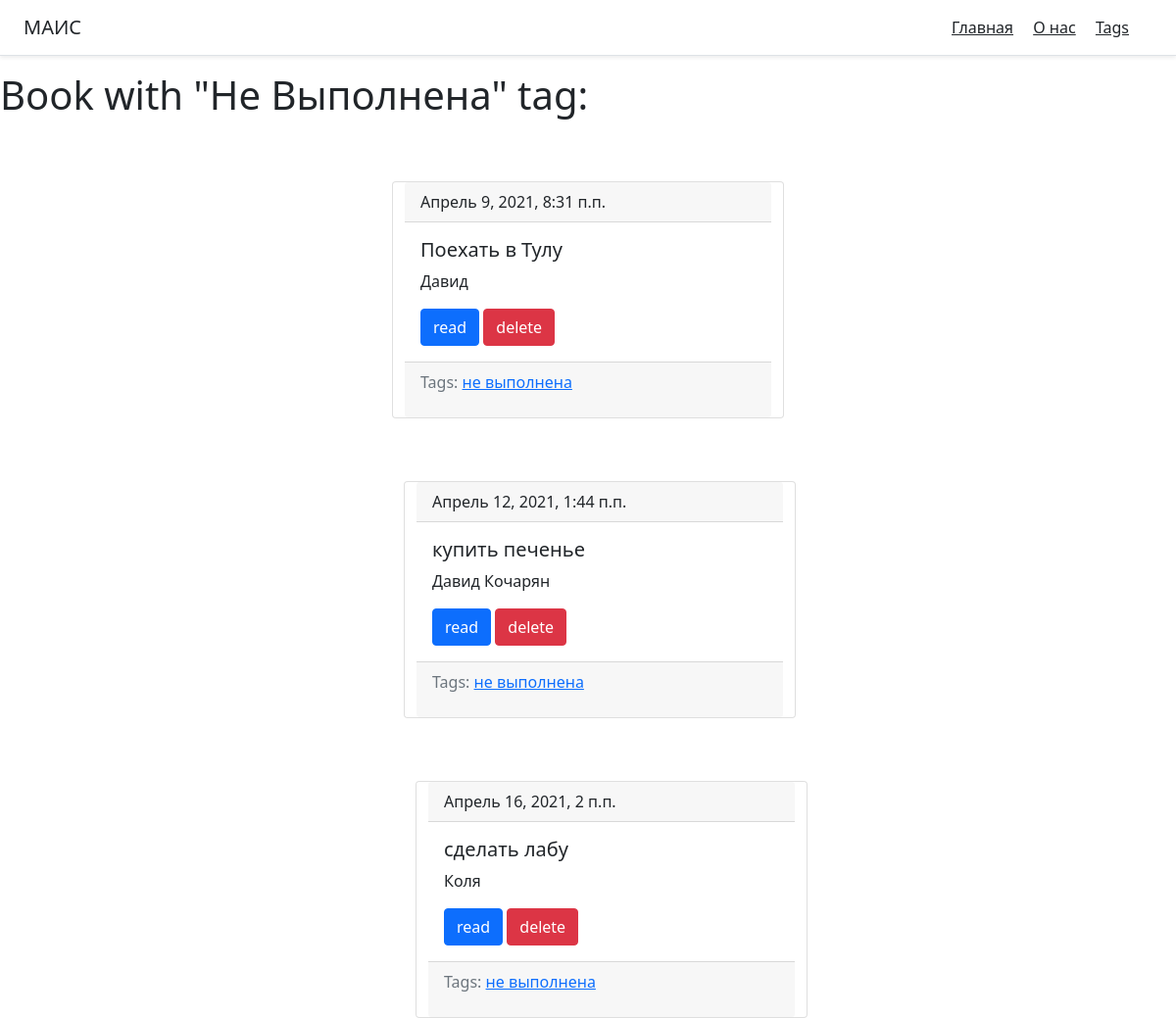
Screenshot of /tag/dlfl/ with the database file from the repository.
### main/models.py (models this page shows, shortened)
class Tag(models.Model):
    title = models.CharField(max_length=50)
    slug = models.SlugField(max_length=50, unique=True)
    def get_absolute_url(self):
        return reverse('tag_detail_url', kwargs={'slug': self.slug})
    class Meta:
        ordering = ['title']

class Book(models.Model):
    title = models.CharField(max_length=20, db_index=True)
    slug = models.SlugField(max_length=150, blank=True, unique=True)
    autor = models.CharField(max_length =150 , db_index=True)
    tags = models.ManyToManyField('Tag', blank=True, related_name='books')
    date_pub = models.DateTimeField(auto_now_add=True)
    text = models.TextField(max_length=500, blank=True)
    def get_absolute_url(self):
        return reverse('book_detail_url', kwargs={'slug': self.slug})
    def get_delete_url(self):
        return reverse('book_delete_url', kwargs={'slug': self.slug})
    class Meta:
        ordering = ['date_pub']

### main/views.py (the view)
# urls.py: path('tag/<str:slug>/', TagDetail.as_view(), name='tag_detail_url'),
class TagDetail(ObjectDetailMixin, View):
    model = Tag
    template = 'main/tag_detail.html'

### main/utils.py (called while the page is built)
    def get(self, request, slug):
        obj = get_object_or_404(self.model, slug__iexact=slug)
        return render(request, self.template , context={self.model.__name__.lower(): obj})

### main/templates/main/tag_detail.html (shortened to what this page needs)
{% extends 'main/base.html' %}
{% block content %}
<h1 class="mb-5">Book with "{{ tag.title|title }}" tag:</h1>
    {% for book in tag.books.all %}
        {% include 'main/includes/book_card_template.html' %}
    {% endfor %}
{% endblock %}

### main/templates/main/base.html
{% extends 'base.html' %}

### templates/base.html (shortened to what this page needs)
<!doctype html>
<html lang="ru">
<head>
    <link href="https://cdn.jsdelivr.net/npm/bootstrap@5.0.0-beta1/dist/css/bootstrap.min.css" rel="stylesheet">
</head>
<body>
                <header class="d-flex flex-column flex-md-row align-items-center p-3 px-md-4 mb-3 bg-white border-bottom shadow-sm">
              <p class="h5 my-0 me-md-auto fw-normal">МАИС</p>
              <nav class="my-2 my-md-0 me-md-3">
                <a class="p-2 text-dark" href="{% url 'main_page' %}">Главная</a>
                <a class="p-2 text-dark" href="{% url 'about_us' %}">О нас</a>
                <a class="p-2 text-dark" href="{% url 'tags_list_url' %}">Tags</a>
              </nav>
            </header>
{% block content %}{% endblock %}
</body>
</html>

### main/templates/main/includes/book_card_template.html (shortened to what this page needs)
               <div class="container mt-5" style="width : 400px" >
                        <div class="row">
                            <p style="width : 400px">
                        <div class="card mb=4">
                          <div class="card-header">
                            {{ book.date_pub }}
                          </div>
                          <div class="card-body">
                            <h5 class="card-title">{{book.title}}</h5>
                            <p class="card-text">{{ book.autor|truncatewords:15 }}</p>
                            <a href="{{ book.get_absolute_url }}" class="btn btn-primary">read</a>
                            <a href="{{ book.get_delete_url }}" class="btn btn-danger">delete</a>
                          </div>
                              <div class="card-footer text-muted">
                                Tags:
                                  {% for tag in book.tags.all %}
                                  <a href="{{ tag.get_absolute_url }}">{{ tag.title }}</a>
                                  {% endfor %}
                                      </p>
                              </div>
                        </div>

### rows the page displays
Tag: title "Не Выполнена", title "не выполнена"
Book: date_pub "Апрель 9, 2021, 8:31 п.п.", title "Поехать в Тулу", autor "Давид"
Book: date_pub "Апрель 12, 2021, 1:44 п.п.", title "купить печенье", autor "Давид Кочарян"
Book: date_pub "Апрель 16, 2021, 2 п.п.", title "сделать лабу", autor "Коля"
